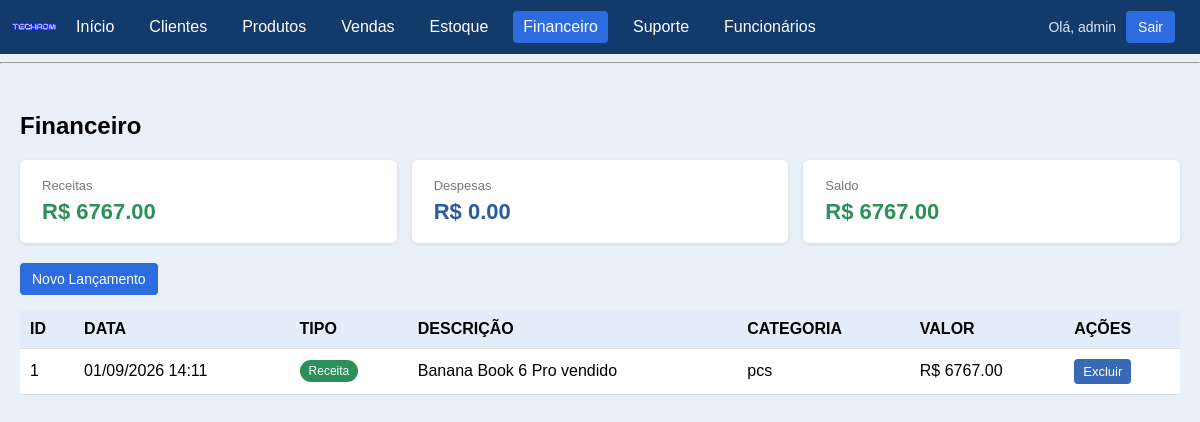
Page /finance (signed in) on the committed database.
### models.py (models this page shows, shortened)
class User(db.Model):
    id = db.Column(db.Integer, primary_key=True)
    username = db.Column(db.String(100), unique=True, nullable=False)
    password_hash = db.Column(db.String(200), nullable=False)
    failed_attempts = db.Column(db.Integer, default=0)
    locked_until = db.Column(db.DateTime, nullable=True)
    created_at = db.Column(db.DateTime, default=datetime.utcnow)

class FinancialTransaction(db.Model):
    id = db.Column(db.Integer, primary_key=True)
    type = db.Column(db.String(20), nullable=False)  # 'receita' ou 'despesa'
    description = db.Column(db.String(200), nullable=False)
    amount = db.Column(db.Float, nullable=False)
    category = db.Column(db.String(100))
    date = db.Column(db.DateTime, default=datetime.utcnow)

### app.py (the view)
@app.route("/finance")
@login_required
def finance():
    transactions = FinancialTransaction.query.order_by(FinancialTransaction.date.desc()).all()
    total_revenue = sum(t.amount for t in transactions if t.type == "receita")
    total_expense = sum(t.amount for t in transactions if t.type == "despesa")
    balance = total_revenue - total_expense
    return render_template(
        "finance.html",
        transactions=transactions,
        total_revenue=total_revenue,
        total_expense=total_expense,
        balance=balance,
    )

### app.py (called while the page is built)
def login_required(view):
    @wraps(view)
    def wrapped_view(*args, **kwargs):
        if g.user is None:
            return redirect(url_for("login"))
        return view(*args, **kwargs)
    return wrapped_view

@app.before_request
def load_logged_in_user():
    user_id = session.get("user_id")
    if user_id is None:
        g.user = None
    else:
        g.user = db.session.get(User, user_id)

### templates/finance.html (shortened to what this page needs)
{% extends "base.html" %}
{% block content %}
<h2>Financeiro</h2>
<div class="summary">
    <div class="summary-card">
        <span class="summary-label">Receitas</span>
        <span class="summary-value revenue">R$ {{ '%.2f'|format(total_revenue) }}</span>
    </div>
    <div class="summary-card">
        <span class="summary-label">Despesas</span>
        <span class="summary-value expense">R$ {{ '%.2f'|format(total_expense) }}</span>
    </div>
    <div class="summary-card">
        <span class="summary-label">Saldo</span>
        <span class="summary-value {{ 'revenue' if balance >= 0 else 'expense' }}">R$ {{ '%.2f'|format(balance) }}</span>
    </div>
</div>
<div class="top-bar">
    <a class="btn" href="/finance/new">Novo Lançamento</a>
</div>
<table>
    <thead>
        <th>ID</th>
        <th>DATA</th>
        <th>TIPO</th>
        <th>DESCRIÇÃO</th>
        <th>CATEGORIA</th>
        <th>VALOR</th>
        <th>AÇÕES</th>
    </thead>
    <tbody>
        {% for transaction in transactions %}
        <tr>
            <td>{{ transaction.id }}</td>
            <td>{{ transaction.date.strftime('%d/%m/%Y %H:%M') }}</td>
            <td>
                {% if transaction.type == 'receita' %}
                    <span class="badge badge-ok">Receita</span>
                {% else %}
                    <span class="badge badge-danger">Despesa</span>
                {% endif %}
            </td>
            <td>{{ transaction.description }}</td>
            <td>{{ transaction.category }}</td>
            <td>R$ {{ '%.2f'|format(transaction.amount) }}</td>
            <td class="actions">
                <form method="POST" action="/finance/{{ transaction.id }}/delete" class="inline-form">
                    <button class="btn btn-small btn-danger" type="submit" onclick="return confirm('Excluir lançamento?')">Excluir</button>
                </form>
            </td>
        </tr>
        {% else %}
        <tr>
            <td colspan="7" class="empty">Nenhum lançamento registrado ainda.</td>
        </tr>
        {% endfor %}
    </tbody>
</table>
{% endblock %}

### templates/base.html (shortened to what this page needs)
<!DOCTYPE html>
<html lang="pt-BR">
<head>
    <link rel="stylesheet" href="{{ url_for('static', filename='css/style.css')}}">
</head>
<body>
    {% if g.user %}
    <nav>
        <a href="/" class="brand">
            <img src="{{ url_for('static', filename='img/logo.png') }}" alt="Logo" class="brand-logo">
        </a>
        <a href="/" class="{{ 'active' if request.path == '/' }}">Início</a>
        <a href="/clients" class="{{ 'active' if request.path.startswith('/clients') }}">Clientes</a>
        <a href="/products" class="{{ 'active' if request.path.startswith('/products') }}">Produtos</a>
        <a href="/sales" class="{{ 'active' if request.path.startswith('/sales') }}">Vendas</a>
        <a href="/stock" class="{{ 'active' if request.path.startswith('/stock') }}">Estoque</a>
        <a href="/finance" class="{{ 'active' if request.path.startswith('/finance') }}">Financeiro</a>
        <a href="/support" class="{{ 'active' if request.path.startswith('/support') }}">Suporte</a>
        <a href="/employees" class="{{ 'active' if request.path.startswith('/employees') }}">Funcionários</a>
        <span class="nav-user">Olá, {{ g.user.username }}</span>
        <a class="btn btn-logout" href="/logout">Sair</a>
    </nav>
    <hr>
    {% endif %}
    <div class="container">
        {% block content %}{% endblock %}
    </div>
</body>
</html>

### static/css/style.css (style rules this page uses)
body { font-family: Arial, sans-serif; margin: 0; background: #eaf0f8; }
nav { background: #123a6b; padding: 10px; display: flex; align-items: center; }
nav a { color: white; margin-right: 15px; text-decoration: none; padding: 7px 10px; border-radius: 4px; }
nav a.active { background: #2d6cdf; }
.brand { margin-right: 8px; padding: 0; line-height: 0; }
.brand-logo { height: 34px; width: auto; border-radius: 4px; }
.nav-user { color: #dbe7ff; margin-left: auto; margin-right: 10px; font-size: 14px; }
.btn-logout { background: #2d6cdf; padding: 6px 12px; }
.container { padding: 20px; max-width: 1200px; margin: 0 auto; }
table { width: 100%; border-collapse: collapse; background: white; }
th, td { padding: 10px; border-bottom: 1px solid #ddd; }
th { background: #e3edf9; text-align: left; }
.btn { padding: 8px 12px; background: #2d6cdf; color: white; text-decoration: none; border-radius: 4px; border: none; cursor: pointer; font-size: 14px; display: inline-block; }
.btn-small { padding: 5px 9px; font-size: 13px; }
.btn-danger { background: #3769b5; }
.top-bar { margin-bottom: 15px; }
.actions { white-space: nowrap; }
.inline-form { display: inline; }
.badge { padding: 4px 9px; border-radius: 12px; font-size: 12px; color: white; display: inline-block; }
.badge-ok { background: #2d8f5a; }
.summary { display: flex; gap: 15px; margin-bottom: 20px; flex-wrap: wrap; }
.summary-card { background: white; padding: 18px 22px; border-radius: 6px; box-shadow: 0 1px 4px rgba(0,0,0,0.1); min-width: 180px; flex: 1; }
.summary-label { display: block; font-size: 13px; color: #777; margin-bottom: 6px; }
.summary-value { font-size: 22px; font-weight: bold; }
.summary-value.revenue { color: #2d8f5a; }
.summary-value.expense { color: #2b5a9e; }

### rows in the picture
User: user.username "admin"
FinancialTransaction: type "Receita", amount "6767.00"

### other values in the picture
{{ '%.2f'|format(total_revenue) }} "6767.00"
{{ '%.2f'|format(total_expense) }} "0.00"
{{ '%.2f'|format(balance) }} "6767.00"
